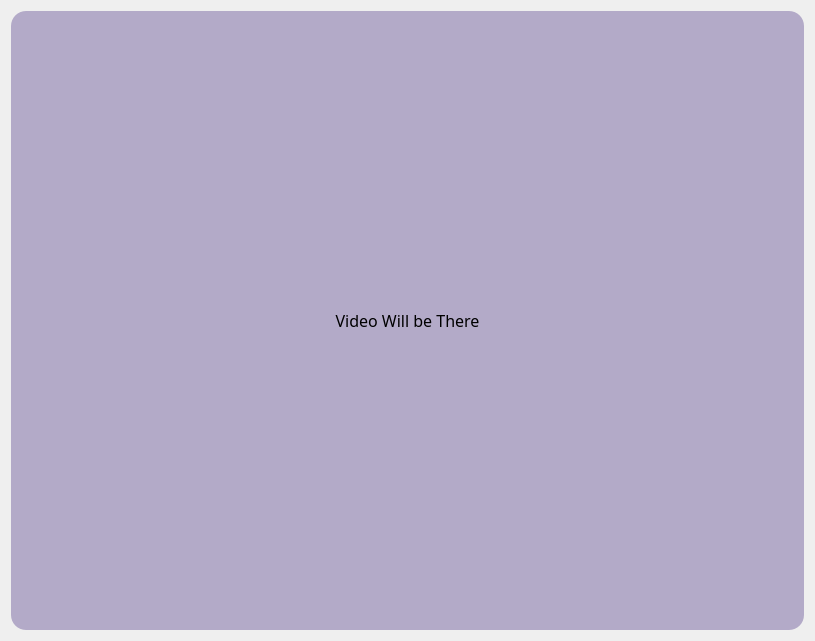
<?xml version="1.0" encoding="UTF-8"?>
<ui version="4.0">
 <class>VideoFrame</class>
 <widget class="QWidget" name="VideoFrame">
  <property name="geometry">
   <rect>
    <x>0</x>
    <y>0</y>
    <width>815</width>
    <height>641</height>
   </rect>
  </property>
  <property name="windowTitle">
   <string>Form</string>
  </property>
  <property name="styleSheet">
   <string notr="true">QFrame{
	background-color:rgb(179, 170, 200);
	border-radius: 15px;
}</string>
  </property>
  <layout class="QGridLayout" name="gridLayout">
   <item row="0" column="0">
    <widget class="QFrame" name="frame">
     <property name="frameShape">
      <enum>QFrame::StyledPanel</enum>
     </property>
     <property name="frameShadow">
      <enum>QFrame::Raised</enum>
     </property>
     <layout class="QVBoxLayout" name="verticalLayout">
      <item>
       <widget class="QLabel" name="videoLabel">
        <property name="font">
         <font>
          <family>Impact</family>
          <pointsize>12</pointsize>
         </font>
        </property>
        <property name="text">
         <string>Video Will be There</string>
        </property>
        <property name="scaledContents">
         <bool>true</bool>
        </property>
        <property name="alignment">
         <set>Qt::AlignCenter</set>
        </property>
       </widget>
      </item>
     </layout>
    </widget>
   </item>
  </layout>
 </widget>
 <resources/>
 <connections/>
</ui>
